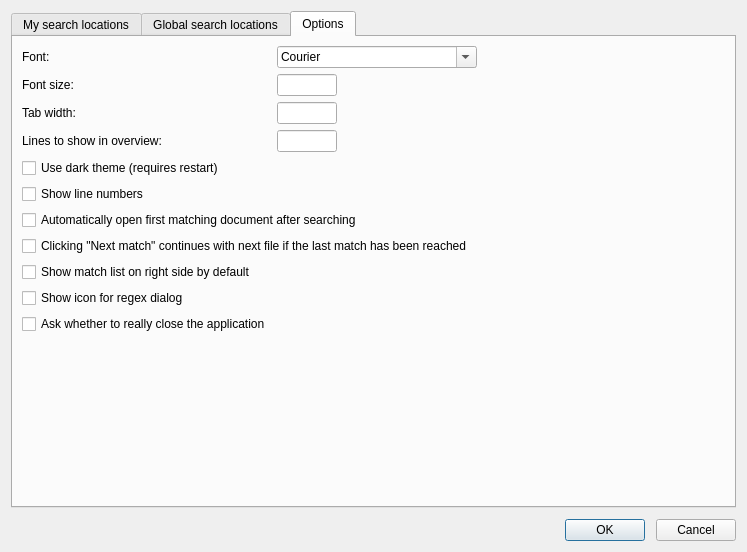
<?xml version="1.0" encoding="UTF-8"?>
<ui version="4.0">
 <class>SettingsDialog</class>
 <widget class="QDialog" name="SettingsDialog">
  <property name="geometry">
   <rect>
    <x>0</x>
    <y>0</y>
    <width>747</width>
    <height>552</height>
   </rect>
  </property>
  <property name="windowTitle">
   <string>Settings</string>
  </property>
  <layout class="QVBoxLayout" name="verticalLayout_3">
   <property name="spacing">
    <number>11</number>
   </property>
   <item>
    <widget class="QTabWidget" name="tabWidget">
     <property name="currentIndex">
      <number>2</number>
     </property>
     <widget class="QWidget" name="tabSearchLocations">
      <attribute name="title">
       <string>My search locations</string>
      </attribute>
      <layout class="QGridLayout" name="gridLayout_2">
       <property name="leftMargin">
        <number>9</number>
       </property>
       <property name="topMargin">
        <number>9</number>
       </property>
       <property name="rightMargin">
        <number>9</number>
       </property>
       <property name="bottomMargin">
        <number>9</number>
       </property>
       <item row="1" column="0">
        <widget class="QFrame" name="frameSettingsItem">
         <property name="frameShape">
          <enum>QFrame::Panel</enum>
         </property>
         <property name="frameShadow">
          <enum>QFrame::Plain</enum>
         </property>
         <layout class="QVBoxLayout" name="verticalLayout_2">
          <item>
           <widget class="SettingsItem" name="settingsItem" native="true">
            <property name="focusPolicy">
             <enum>Qt::TabFocus</enum>
            </property>
           </widget>
          </item>
         </layout>
        </widget>
       </item>
       <item row="3" column="1">
        <widget class="QFrame" name="frameButtons">
         <layout class="QVBoxLayout" name="verticalLayout">
          <property name="topMargin">
           <number>0</number>
          </property>
          <property name="rightMargin">
           <number>5</number>
          </property>
          <property name="bottomMargin">
           <number>0</number>
          </property>
          <item>
           <widget class="QPushButton" name="buttonAdd">
            <property name="text">
             <string>Add</string>
            </property>
           </widget>
          </item>
          <item>
           <widget class="QPushButton" name="buttonDuplicate">
            <property name="text">
             <string>Duplicate</string>
            </property>
           </widget>
          </item>
          <item>
           <widget class="QPushButton" name="buttonRemove">
            <property name="text">
             <string>Remove</string>
            </property>
           </widget>
          </item>
          <item>
           <spacer name="verticalSpacer">
            <property name="orientation">
             <enum>Qt::Vertical</enum>
            </property>
            <property name="sizeHint" stdset="0">
             <size>
              <width>20</width>
              <height>217</height>
             </size>
            </property>
           </spacer>
          </item>
         </layout>
        </widget>
       </item>
       <item row="2" column="0">
        <widget class="QLabel" name="labelAvailableLocations">
         <property name="text">
          <string>&lt;html&gt;&lt;head/&gt;&lt;body&gt;&lt;p&gt;&lt;span style=&quot; font-weight:600;&quot;&gt;Available search locations:&lt;/span&gt;&lt;/p&gt;&lt;/body&gt;&lt;/html&gt;</string>
         </property>
        </widget>
       </item>
       <item row="0" column="0">
        <widget class="QLabel" name="labelEditLocation">
         <property name="text">
          <string>&lt;html&gt;&lt;head/&gt;&lt;body&gt;&lt;p&gt;&lt;span style=&quot; font-weight:600;&quot;&gt;Edit search location:&lt;/span&gt;&lt;/p&gt;&lt;/body&gt;&lt;/html&gt;</string>
         </property>
        </widget>
       </item>
       <item row="3" column="0">
        <widget class="QListView" name="listViewLocations">
         <property name="horizontalScrollBarPolicy">
          <enum>Qt::ScrollBarAlwaysOff</enum>
         </property>
         <property name="editTriggers">
          <set>QAbstractItemView::NoEditTriggers</set>
         </property>
        </widget>
       </item>
       <item row="1" column="1">
        <widget class="QFrame" name="frame">
         <layout class="QVBoxLayout" name="verticalLayout_6">
          <property name="topMargin">
           <number>0</number>
          </property>
          <property name="rightMargin">
           <number>5</number>
          </property>
          <property name="bottomMargin">
           <number>0</number>
          </property>
          <item>
           <widget class="QPushButton" name="buttonSetDefault">
            <property name="toolTip">
             <string>Default search location for new search tabs</string>
            </property>
            <property name="text">
             <string>Set default</string>
            </property>
           </widget>
          </item>
          <item>
           <spacer name="verticalSpacer_2">
            <property name="orientation">
             <enum>Qt::Vertical</enum>
            </property>
            <property name="sizeHint" stdset="0">
             <size>
              <width>20</width>
              <height>40</height>
             </size>
            </property>
           </spacer>
          </item>
         </layout>
        </widget>
       </item>
      </layout>
     </widget>
     <widget class="QWidget" name="tabGlobalSearchLocations">
      <attribute name="title">
       <string>Global search locations</string>
      </attribute>
      <layout class="QGridLayout" name="gridLayout">
       <property name="leftMargin">
        <number>9</number>
       </property>
       <property name="topMargin">
        <number>9</number>
       </property>
       <property name="rightMargin">
        <number>9</number>
       </property>
       <property name="bottomMargin">
        <number>9</number>
       </property>
       <item row="2" column="0">
        <widget class="QFrame" name="frameGlobalSettingsItem">
         <property name="frameShape">
          <enum>QFrame::Panel</enum>
         </property>
         <property name="frameShadow">
          <enum>QFrame::Plain</enum>
         </property>
         <layout class="QVBoxLayout" name="verticalLayout_4">
          <item>
           <widget class="SettingsItem" name="globalSettingsItem" native="true">
            <property name="focusPolicy">
             <enum>Qt::TabFocus</enum>
            </property>
           </widget>
          </item>
         </layout>
        </widget>
       </item>
       <item row="3" column="0">
        <widget class="QLabel" name="labelAvailableGlobalLocations">
         <property name="text">
          <string>&lt;html&gt;&lt;head/&gt;&lt;body&gt;&lt;p&gt;&lt;span style=&quot; font-weight:600;&quot;&gt;Available search locations:&lt;/span&gt;&lt;/p&gt;&lt;/body&gt;&lt;/html&gt;</string>
         </property>
        </widget>
       </item>
       <item row="4" column="0">
        <widget class="QListView" name="listViewGlobalLocations">
         <property name="horizontalScrollBarPolicy">
          <enum>Qt::ScrollBarAlwaysOff</enum>
         </property>
         <property name="editTriggers">
          <set>QAbstractItemView::NoEditTriggers</set>
         </property>
        </widget>
       </item>
       <item row="2" column="1" rowspan="3">
        <widget class="QFrame" name="frame_2">
         <layout class="QVBoxLayout" name="verticalLayout_5">
          <property name="topMargin">
           <number>0</number>
          </property>
          <property name="rightMargin">
           <number>5</number>
          </property>
          <property name="bottomMargin">
           <number>0</number>
          </property>
          <item>
           <widget class="QPushButton" name="buttonSetDefaultGlobal">
            <property name="toolTip">
             <string>Default search location for new search tabs</string>
            </property>
            <property name="text">
             <string>Set default</string>
            </property>
           </widget>
          </item>
          <item>
           <spacer name="verticalSpacer_3">
            <property name="orientation">
             <enum>Qt::Vertical</enum>
            </property>
            <property name="sizeHint" stdset="0">
             <size>
              <width>20</width>
              <height>285</height>
             </size>
            </property>
           </spacer>
          </item>
         </layout>
        </widget>
       </item>
       <item row="0" column="0" colspan="2">
        <widget class="QLabel" name="labelGlobalLocation">
         <property name="text">
          <string>&lt;html&gt;&lt;head/&gt;&lt;body&gt;&lt;p&gt;Global search locations are defined in config.txt and can only be viewed here but not edited. To change their settings modify config.txt or UserConfig.txt.&lt;/p&gt;&lt;p&gt;&lt;span style=&quot; font-weight:600;&quot;&gt;Global search location:&lt;/span&gt;&lt;/p&gt;&lt;/body&gt;&lt;/html&gt;</string>
         </property>
         <property name="wordWrap">
          <bool>true</bool>
         </property>
        </widget>
       </item>
      </layout>
     </widget>
     <widget class="QWidget" name="tabOptions">
      <attribute name="title">
       <string>Options</string>
      </attribute>
      <layout class="QFormLayout" name="formLayout">
       <property name="leftMargin">
        <number>9</number>
       </property>
       <property name="topMargin">
        <number>9</number>
       </property>
       <property name="rightMargin">
        <number>9</number>
       </property>
       <property name="bottomMargin">
        <number>9</number>
       </property>
       <item row="0" column="0">
        <widget class="QLabel" name="labelFontFamily">
         <property name="text">
          <string>Font:</string>
         </property>
        </widget>
       </item>
       <item row="0" column="1">
        <widget class="QFontComboBox" name="fontComboBox">
         <property name="maximumSize">
          <size>
           <width>200</width>
           <height>16777215</height>
          </size>
         </property>
         <property name="fontFilters">
          <set>QFontComboBox::MonospacedFonts</set>
         </property>
        </widget>
       </item>
       <item row="1" column="0">
        <widget class="QLabel" name="labelFontSize">
         <property name="text">
          <string>Font size:</string>
         </property>
        </widget>
       </item>
       <item row="1" column="1">
        <widget class="QLineEdit" name="editFontSize">
         <property name="maximumSize">
          <size>
           <width>60</width>
           <height>16777215</height>
          </size>
         </property>
        </widget>
       </item>
       <item row="2" column="0">
        <widget class="QLabel" name="labelTabWidth">
         <property name="text">
          <string>Tab width:</string>
         </property>
        </widget>
       </item>
       <item row="2" column="1">
        <widget class="QLineEdit" name="editTabWidth">
         <property name="maximumSize">
          <size>
           <width>60</width>
           <height>16777215</height>
          </size>
         </property>
        </widget>
       </item>
       <item row="3" column="0">
        <widget class="QLabel" name="labelPreviewLines">
         <property name="text">
          <string>Lines to show in overview:</string>
         </property>
        </widget>
       </item>
       <item row="3" column="1">
        <widget class="QLineEdit" name="editPreviewLines">
         <property name="maximumSize">
          <size>
           <width>60</width>
           <height>16777215</height>
          </size>
         </property>
        </widget>
       </item>
       <item row="6" column="0" colspan="2">
        <widget class="QCheckBox" name="checkShowLineNumbers">
         <property name="text">
          <string>Show line numbers</string>
         </property>
        </widget>
       </item>
       <item row="9" column="0" colspan="2">
        <widget class="QCheckBox" name="checkMatchOverFiles">
         <property name="text">
          <string>Clicking &quot;Next match&quot; continues with next file if the last match has been reached</string>
         </property>
        </widget>
       </item>
       <item row="11" column="0" colspan="2">
        <widget class="QCheckBox" name="checkShowMatchList">
         <property name="text">
          <string>Show match list on right side by default</string>
         </property>
        </widget>
       </item>
       <item row="8" column="0" colspan="2">
        <widget class="QCheckBox" name="checkActivateFirstMatch">
         <property name="text">
          <string>Automatically open first matching document after searching</string>
         </property>
        </widget>
       </item>
       <item row="5" column="0" colspan="2">
        <widget class="QCheckBox" name="checkDarkTheme">
         <property name="text">
          <string>Use dark theme (requires restart)</string>
         </property>
        </widget>
       </item>
       <item row="12" column="0">
        <widget class="QCheckBox" name="checkRegexDialog">
         <property name="text">
          <string>Show icon for regex dialog</string>
         </property>
        </widget>
       </item>
       <item row="13" column="0">
        <widget class="QCheckBox" name="checkConfirmClose">
         <property name="text">
          <string>Ask whether to really close the application</string>
         </property>
        </widget>
       </item>
      </layout>
     </widget>
    </widget>
   </item>
   <item>
    <layout class="QHBoxLayout" name="horizontalLayout">
     <item>
      <spacer name="horizontalSpacer">
       <property name="orientation">
        <enum>Qt::Horizontal</enum>
       </property>
       <property name="sizeHint" stdset="0">
        <size>
         <width>40</width>
         <height>20</height>
        </size>
       </property>
      </spacer>
     </item>
     <item>
      <widget class="QPushButton" name="buttonOK">
       <property name="text">
        <string>OK</string>
       </property>
       <property name="default">
        <bool>true</bool>
       </property>
      </widget>
     </item>
     <item>
      <widget class="QPushButton" name="buttonCancel">
       <property name="text">
        <string>Cancel</string>
       </property>
      </widget>
     </item>
    </layout>
   </item>
  </layout>
 </widget>
 <customwidgets>
  <customwidget>
   <class>SettingsItem</class>
   <extends>QWidget</extends>
   <header>dialogs.SettingsItem</header>
   <container>1</container>
  </customwidget>
 </customwidgets>
 <tabstops>
  <tabstop>tabWidget</tabstop>
  <tabstop>settingsItem</tabstop>
  <tabstop>buttonSetDefault</tabstop>
  <tabstop>listViewLocations</tabstop>
  <tabstop>buttonAdd</tabstop>
  <tabstop>buttonDuplicate</tabstop>
  <tabstop>buttonRemove</tabstop>
  <tabstop>globalSettingsItem</tabstop>
  <tabstop>buttonSetDefaultGlobal</tabstop>
  <tabstop>listViewGlobalLocations</tabstop>
  <tabstop>fontComboBox</tabstop>
  <tabstop>editFontSize</tabstop>
  <tabstop>editTabWidth</tabstop>
  <tabstop>editPreviewLines</tabstop>
  <tabstop>checkMatchOverFiles</tabstop>
  <tabstop>buttonOK</tabstop>
  <tabstop>buttonCancel</tabstop>
 </tabstops>
 <resources/>
 <connections>
  <connection>
   <sender>buttonAdd</sender>
   <signal>clicked()</signal>
   <receiver>SettingsDialog</receiver>
   <slot>addLocation()</slot>
   <hints>
    <hint type="sourcelabel">
     <x>678</x>
     <y>47</y>
    </hint>
    <hint type="destinationlabel">
     <x>373</x>
     <y>275</y>
    </hint>
   </hints>
  </connection>
  <connection>
   <sender>buttonRemove</sender>
   <signal>clicked()</signal>
   <receiver>SettingsDialog</receiver>
   <slot>removeLocation()</slot>
   <hints>
    <hint type="sourcelabel">
     <x>678</x>
     <y>82</y>
    </hint>
    <hint type="destinationlabel">
     <x>373</x>
     <y>275</y>
    </hint>
   </hints>
  </connection>
  <connection>
   <sender>buttonOK</sender>
   <signal>clicked()</signal>
   <receiver>SettingsDialog</receiver>
   <slot>okClicked()</slot>
   <hints>
    <hint type="sourcelabel">
     <x>678</x>
     <y>491</y>
    </hint>
    <hint type="destinationlabel">
     <x>373</x>
     <y>275</y>
    </hint>
   </hints>
  </connection>
  <connection>
   <sender>buttonCancel</sender>
   <signal>clicked()</signal>
   <receiver>SettingsDialog</receiver>
   <slot>reject()</slot>
   <hints>
    <hint type="sourcelabel">
     <x>678</x>
     <y>526</y>
    </hint>
    <hint type="destinationlabel">
     <x>373</x>
     <y>275</y>
    </hint>
   </hints>
  </connection>
  <connection>
   <sender>buttonDuplicate</sender>
   <signal>clicked()</signal>
   <receiver>SettingsDialog</receiver>
   <slot>duplicateLocation()</slot>
   <hints>
    <hint type="sourcelabel">
     <x>669</x>
     <y>182</y>
    </hint>
    <hint type="destinationlabel">
     <x>373</x>
     <y>275</y>
    </hint>
   </hints>
  </connection>
  <connection>
   <sender>buttonSetDefault</sender>
   <signal>clicked()</signal>
   <receiver>SettingsDialog</receiver>
   <slot>setDefaultLocation()</slot>
   <hints>
    <hint type="sourcelabel">
     <x>669</x>
     <y>86</y>
    </hint>
    <hint type="destinationlabel">
     <x>373</x>
     <y>275</y>
    </hint>
   </hints>
  </connection>
  <connection>
   <sender>buttonSetDefaultGlobal</sender>
   <signal>clicked()</signal>
   <receiver>SettingsDialog</receiver>
   <slot>setDefaultLocationGlobal()</slot>
   <hints>
    <hint type="sourcelabel">
     <x>669</x>
     <y>175</y>
    </hint>
    <hint type="destinationlabel">
     <x>373</x>
     <y>275</y>
    </hint>
   </hints>
  </connection>
 </connections>
 <slots>
  <slot>addLocation()</slot>
  <slot>removeLocation()</slot>
  <slot>okClicked()</slot>
  <slot>selectionChanged(QModelIndex)</slot>
  <slot>duplicateLocation()</slot>
  <slot>setDefaultLocation()</slot>
  <slot>setDefaultLocationGlobal()</slot>
 </slots>
</ui>
